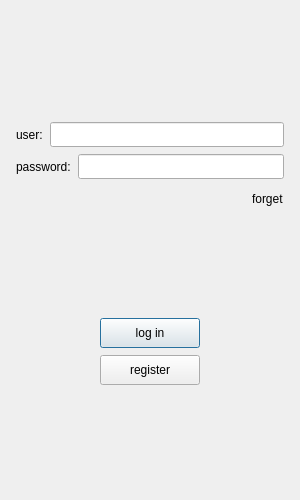
<?xml version="1.0" encoding="UTF-8"?>
<ui version="4.0">
 <class>LoginDialog</class>
 <widget class="QDialog" name="LoginDialog">
  <property name="geometry">
   <rect>
    <x>0</x>
    <y>0</y>
    <width>300</width>
    <height>500</height>
   </rect>
  </property>
  <property name="minimumSize">
   <size>
    <width>300</width>
    <height>500</height>
   </size>
  </property>
  <property name="maximumSize">
   <size>
    <width>300</width>
    <height>500</height>
   </size>
  </property>
  <property name="windowTitle">
   <string>Dialog</string>
  </property>
  <layout class="QVBoxLayout" name="verticalLayout_2">
   <item>
    <layout class="QVBoxLayout" name="verticalLayout">
     <property name="spacing">
      <number>7</number>
     </property>
     <property name="leftMargin">
      <number>5</number>
     </property>
     <property name="topMargin">
      <number>5</number>
     </property>
     <property name="rightMargin">
      <number>5</number>
     </property>
     <property name="bottomMargin">
      <number>5</number>
     </property>
     <item>
      <widget class="QWidget" name="widget" native="true">
       <layout class="QGridLayout" name="gridLayout">
        <item row="0" column="0">
         <widget class="QLabel" name="label">
          <property name="text">
           <string/>
          </property>
          <property name="pixmap">
           <pixmap resource="rc.qrc">:/res/ice.png</pixmap>
          </property>
          <property name="alignment">
           <set>Qt::AlignCenter</set>
          </property>
         </widget>
        </item>
        <item row="1" column="0">
         <spacer name="verticalSpacer">
          <property name="orientation">
           <enum>Qt::Vertical</enum>
          </property>
          <property name="sizeHint" stdset="0">
           <size>
            <width>20</width>
            <height>40</height>
           </size>
          </property>
         </spacer>
        </item>
       </layout>
      </widget>
     </item>
     <item>
      <layout class="QHBoxLayout" name="horizontalLayout">
       <property name="spacing">
        <number>7</number>
       </property>
       <item>
        <widget class="QLabel" name="user_lable">
         <property name="minimumSize">
          <size>
           <width>0</width>
           <height>25</height>
          </size>
         </property>
         <property name="maximumSize">
          <size>
           <width>16777215</width>
           <height>25</height>
          </size>
         </property>
         <property name="text">
          <string>user:</string>
         </property>
        </widget>
       </item>
       <item>
        <widget class="QLineEdit" name="use_edit">
         <property name="minimumSize">
          <size>
           <width>0</width>
           <height>25</height>
          </size>
         </property>
         <property name="maximumSize">
          <size>
           <width>16777215</width>
           <height>25</height>
          </size>
         </property>
        </widget>
       </item>
      </layout>
     </item>
     <item>
      <layout class="QHBoxLayout" name="horizontalLayout_2">
       <item>
        <widget class="QLabel" name="pass_lable">
         <property name="minimumSize">
          <size>
           <width>0</width>
           <height>25</height>
          </size>
         </property>
         <property name="maximumSize">
          <size>
           <width>16777215</width>
           <height>25</height>
          </size>
         </property>
         <property name="text">
          <string>password:</string>
         </property>
        </widget>
       </item>
       <item>
        <widget class="QLineEdit" name="pass_edit">
         <property name="minimumSize">
          <size>
           <width>0</width>
           <height>25</height>
          </size>
         </property>
         <property name="maximumSize">
          <size>
           <width>16777215</width>
           <height>25</height>
          </size>
         </property>
        </widget>
       </item>
      </layout>
     </item>
     <item>
      <layout class="QHBoxLayout" name="horizontalLayout_3">
       <item>
        <spacer name="horizontalSpacer">
         <property name="orientation">
          <enum>Qt::Horizontal</enum>
         </property>
         <property name="sizeHint" stdset="0">
          <size>
           <width>40</width>
           <height>20</height>
          </size>
         </property>
        </spacer>
       </item>
       <item>
        <widget class="QLabel" name="forget_lable">
         <property name="minimumSize">
          <size>
           <width>0</width>
           <height>25</height>
          </size>
         </property>
         <property name="maximumSize">
          <size>
           <width>16777215</width>
           <height>25</height>
          </size>
         </property>
         <property name="text">
          <string>forget</string>
         </property>
        </widget>
       </item>
      </layout>
     </item>
     <item>
      <spacer name="verticalSpacer_2">
       <property name="orientation">
        <enum>Qt::Vertical</enum>
       </property>
       <property name="sizeHint" stdset="0">
        <size>
         <width>20</width>
         <height>40</height>
        </size>
       </property>
      </spacer>
     </item>
     <item>
      <layout class="QHBoxLayout" name="horizontalLayout_4">
       <item>
        <spacer name="horizontalSpacer_3">
         <property name="orientation">
          <enum>Qt::Horizontal</enum>
         </property>
         <property name="sizeHint" stdset="0">
          <size>
           <width>40</width>
           <height>20</height>
          </size>
         </property>
        </spacer>
       </item>
       <item>
        <widget class="QPushButton" name="logbtn">
         <property name="minimumSize">
          <size>
           <width>100</width>
           <height>30</height>
          </size>
         </property>
         <property name="maximumSize">
          <size>
           <width>100</width>
           <height>30</height>
          </size>
         </property>
         <property name="text">
          <string>log in</string>
         </property>
        </widget>
       </item>
       <item>
        <spacer name="horizontalSpacer_2">
         <property name="orientation">
          <enum>Qt::Horizontal</enum>
         </property>
         <property name="sizeHint" stdset="0">
          <size>
           <width>40</width>
           <height>20</height>
          </size>
         </property>
        </spacer>
       </item>
      </layout>
     </item>
     <item>
      <layout class="QHBoxLayout" name="horizontalLayout_5">
       <item>
        <spacer name="horizontalSpacer_4">
         <property name="orientation">
          <enum>Qt::Horizontal</enum>
         </property>
         <property name="sizeHint" stdset="0">
          <size>
           <width>40</width>
           <height>20</height>
          </size>
         </property>
        </spacer>
       </item>
       <item>
        <widget class="QPushButton" name="regbtn">
         <property name="minimumSize">
          <size>
           <width>100</width>
           <height>30</height>
          </size>
         </property>
         <property name="maximumSize">
          <size>
           <width>100</width>
           <height>30</height>
          </size>
         </property>
         <property name="text">
          <string>register</string>
         </property>
        </widget>
       </item>
       <item>
        <spacer name="horizontalSpacer_5">
         <property name="orientation">
          <enum>Qt::Horizontal</enum>
         </property>
         <property name="sizeHint" stdset="0">
          <size>
           <width>40</width>
           <height>20</height>
          </size>
         </property>
        </spacer>
       </item>
      </layout>
     </item>
     <item>
      <spacer name="verticalSpacer_3">
       <property name="orientation">
        <enum>Qt::Vertical</enum>
       </property>
       <property name="sizeHint" stdset="0">
        <size>
         <width>20</width>
         <height>40</height>
        </size>
       </property>
      </spacer>
     </item>
    </layout>
   </item>
  </layout>
 </widget>
 <resources>
  <include location="rc.qrc"/>
 </resources>
 <connections/>
</ui>
